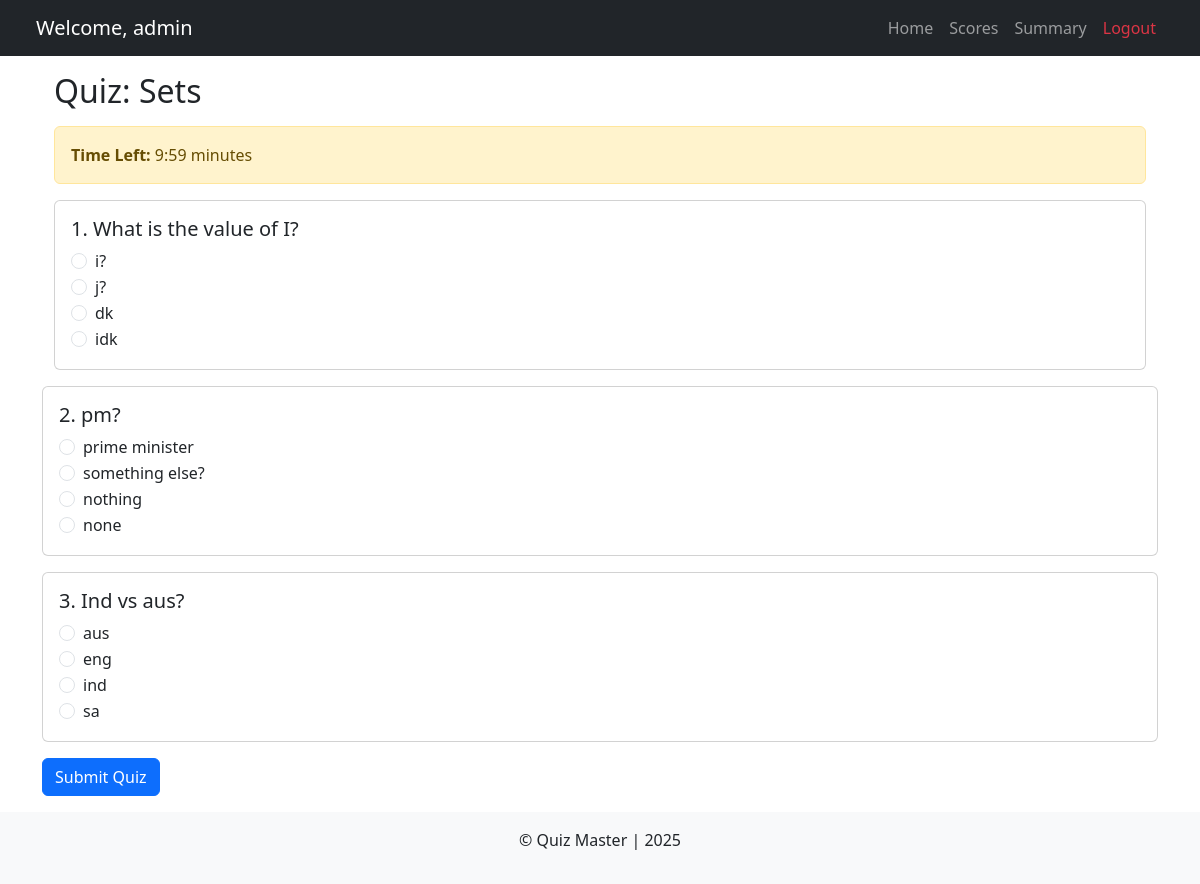
Screenshot of /user/quiz/start/2 (signed in) with the database file from the repository.
### models.py (models this page shows)
class User(db.Model, UserMixin):
  id = db.Column(db.Integer, primary_key=True)
  name = db.Column(db.String(100), nullable=False)
  email = db.Column(db.String(150), unique=True, nullable=False)
  pwd = db.Column(db.String(255), nullable=False)
  dob = db.Column(db.String, nullable=False)
  role_id = db.Column(db.Integer, db.ForeignKey('role.id'), default=1)
  active = db.Column(db.Boolean, default=True)
  fs_uniquifier = db.Column(db.String, unique=True, default=lambda: str(uuid.uuid4()))
  attempts = db.relationship('QuizAttempt', backref='user', cascade="all, delete", lazy=True)

class Chapter(db.Model):
  id = db.Column(db.Integer, primary_key=True)
  name = db.Column(db.String(100), nullable=False)
  description = db.Column(db.Text, nullable=True)
  subject_id = db.Column(db.Integer, db.ForeignKey('subject.id'), nullable=False)
  questions = db.relationship('Question', backref='chapter', cascade="all, delete", lazy=True)
  quizzes = db.relationship('Quiz', backref='chapter', cascade="all, delete", lazy=True)

class QuizQuestion(db.Model):  # Many-to-Many Relationship Between Quiz & Questions
  id = db.Column(db.Integer, primary_key=True)
  quiz_id = db.Column(db.Integer, db.ForeignKey('quiz.id'), nullable=False)
  question_id = db.Column(db.Integer, db.ForeignKey('question.id'), nullable=False)

class Question(db.Model):
  id = db.Column(db.Integer, primary_key=True)
  chapter_id = db.Column(db.Integer, db.ForeignKey('chapter.id'), nullable=False)
  question_text = db.Column(db.Text, nullable=False)
  option_1 = db.Column(db.String(255), nullable=False)
  option_2 = db.Column(db.String(255), nullable=False)
  option_3 = db.Column(db.String(255), nullable=False)
  option_4 = db.Column(db.String(255), nullable=False)
  correct_option = db.Column(db.Integer, nullable=False)  # Stores 1,2,3,4 as correct answer index
  quizzes = db.relationship('QuizQuestion', backref='question', cascade="all, delete", lazy=True)

### routes.py (the view)
@app.route('/user/quiz/start/<int:quiz_id>')
@auth_required()
def start_quiz(quiz_id):
  quiz = Quiz.query.get_or_404(quiz_id)
  attempt = QuizAttempt.query.filter_by(user_id=current_user.id, quiz_id=quiz_id).first()
  if attempt and attempt.completed:
    flash("You have already completed this quiz.", "warning")
    return redirect(url_for('user_score'))
  return render_template('user/start_quiz.html', quiz=quiz)

### templates/user/start_quiz.html (shortened to what this page needs)
{% extends "user/user_base.html" %}
{% block content %}
<div class="container">
    <h2 class="mt-3">Quiz: {{ quiz.chapter.name }}</h2>
    <div class="alert alert-warning" role="alert">
        <strong>Time Left:</strong> <span id="timer">{{ quiz.duration }}:00</span> minutes
    </div>
    <form id="quiz-form" method="POST" action="{{ url_for('submit_quiz', quiz_id=quiz.id) }}"
        {% for quiz_question in quiz.questions %}
        <div class="card mt-3">
            <div class="card-body">
                <h5>{{ loop.index }}. {{ quiz_question.question.question_text }}</h5>
                {% for i in range(1, 5) %}
                <div class="form-check">
                    <input class="form-check-input" type="radio" name="q{{ quiz_question.question.id }}" value="{{ i }}">
                    <label class="form-check-label">{{ quiz_question.question['option_' ~ i] }}</label>
                </div>
                {% endfor %}
            </div>
        </div>
        {% endfor %}
        <button type="submit" class="btn btn-primary mt-3">Submit Quiz</button>
{% endblock %}

### templates/user/user_base.html (shortened to what this page needs)
<!DOCTYPE html>
<html lang="en">
<head>
  <link href="https://cdn.jsdelivr.net/npm/bootstrap@5.3.0/dist/css/bootstrap.min.css" rel="stylesheet">
</head>
<body>
<header>
  <nav class="navbar navbar-expand-lg navbar-dark bg-dark px-4">
    <div class="container-fluid">
      <span class="navbar-brand">
          Welcome, {% if current_user.is_authenticated %} {{ current_user.name }} {% else %} Guest {% endif %}
      </span>
      <div class="collapse navbar-collapse justify-content-end" id="navbarNav">
        <ul class="navbar-nav">
          <li class="nav-item"><a class="nav-link" href="{{ url_for('user_dashboard') }}">Home</a></li>
          <li class="nav-item"><a class="nav-link" href="{{ url_for('user_score') }}">Scores</a></li>
          <li class="nav-item"><a class="nav-link" href="{{ url_for('user_summary') }}">Summary</a></li>
          <li class="nav-item"><a class="nav-link text-danger" href="{{ url_for('logout') }}">Logout</a></li>
        </ul>
      </div>
    </div>
  </nav>
</header>
<main class="container mt-2">
  {% block content %}{% endblock %}
</main>
<footer class="text-center mt-3 py-3 bg-light">
  <p>&copy; Quiz Master | 2025</p>
</footer>
</body>
</html>

### rows the page displays
User: name "admin"
Chapter: chapter.name "Sets"
QuizQuestion: question.question_text "What is the value of I?", option_1 "i?" "j?" "dk" "idk"
QuizQuestion: question.question_text "pm?", option_1 "prime minister" "something else?" "nothing" "none"
QuizQuestion: question.question_text "Ind vs aus?", option_1 "aus" "eng" "ind" "sa"
